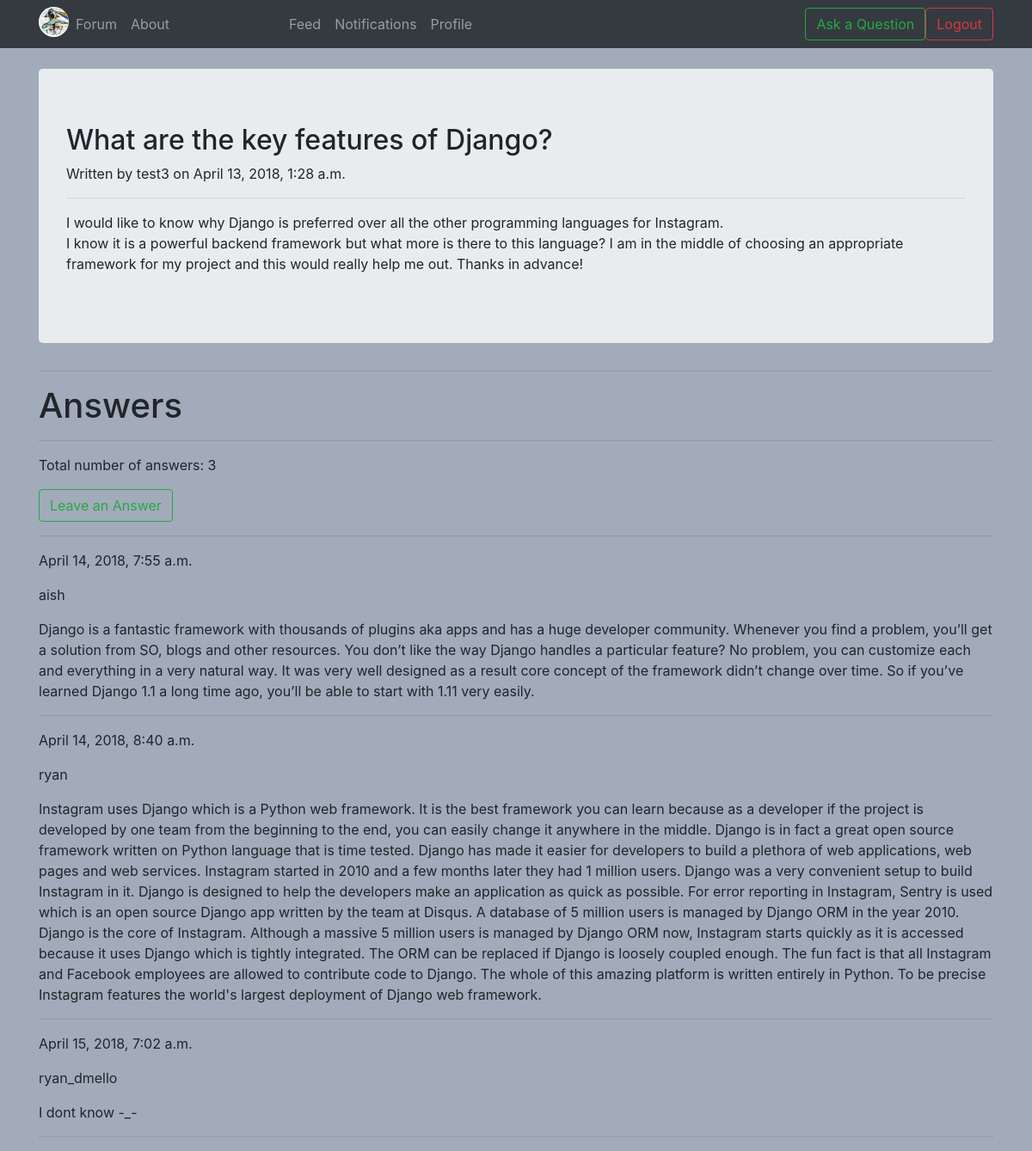
/account/what-are-the-key-features-of-django/ (signed in), run on the app's committed database.
### home/models.py (models this page shows, shortened)
class Question(models.Model):
    title = models.CharField(max_length=264)
    slug = models.SlugField(max_length=264)
    content = models.TextField(default='')
    author = models.ForeignKey(User, related_name='questions', on_delete=models.CASCADE)
    published = models.DateTimeField(default=timezone.now)

class Answer(models.Model):
    question=models.ForeignKey(Question, related_name='answers', on_delete=models.CASCADE)
    user= models.CharField(max_length=250)
    email=models.EmailField()
    body=models.TextField()
    created = models.DateTimeField(auto_now_add=True)
    approved = models.BooleanField(default=True)
    def approved(self):
        self.approved =True
        self.save()

### home/views.py (the view)
# urls.py: path('<slug:slug>/',views.view_question,name='view_question'),
def view_question(request, slug):
    question = get_object_or_404(Question, slug=slug)
    args={'question':question}
    return render(request, 'home/view_question.html', args)

### templates/home/view_question.html (shortened to what this page needs)
{% extends 'base.html' %}
{% block body %}
<br>
  <div class="container">
<div class="jumbotron">
        <h2>{{ question.title }}</h2>
        <p>Written by {{ question.author }} on {{ question.published }}</p>
        <hr>
        {{ question.content|linebreaks }}
</div>
        <hr>
        <h1>Answers</h1>
        <hr>
        <p>Total number of answers: {{ question.answers.count }}</p>
        <a class="btn btn-outline-success" href="{% url 'home:add_answer' slug=question.slug %}" role="button">Leave an Answer</a>
        <hr>
        {% for answer in question.answers.all %}
        <p>{{ answer.created }}</p>
        <p>{{ answer.user }}</p>
        <p>{{ answer.body }}</p>
        <hr>
        {% empty %}
        <p>There are no answers</p>
        {% endfor %}
      </div>
{% endblock %}

### templates/base.html (style rules this page uses)
body { background-color: #a1abba }

### data on the page
Question: title "What are the key features of Django?", author "test3", published "April 13, 2018, 1:28 a.m.", content "I would like to know why Django is preferred over all the other programming languages for Instagram. I know it is a powerful backend framework but what more is there to this language? I am in the middle of choosing an appropriate framework for my project and this would really help me out. Thanks in advance!", answers.count "3"
Answer: created "April 14, 2018, 7:55 a.m.", user "aish", body "Django is a fantastic framework with thousands of plugins aka apps and has a huge developer community. Whenever you find a problem, you’ll get a solution from SO, blogs and other resources. You don’t like the way Django handles a particular feature? No problem, you can customize each and everything in a very natural way. It was very well designed as a result core concept of the framework didn’t change over time. So if you’ve learned Django 1.1 a long time ago, you’ll be able to start with 1.11 very easily."
Answer: created "April 14, 2018, 8:40 a.m.", user "ryan", body "Instagram uses Django which is a Python web framework. It is the best framework you can learn because as a developer if the project is developed by one team from the beginning to the end, you can easily change it anywhere in the middle. Django is in fact a great open source framework written on Python language that is time tested. Django has made it easier for developers to build a plethora of web applications, web pages and web services. Instagram started in 2010 and a few months later they had 1 million users. Django was a very convenient setup to build Instagram in it. Django is designed to help the developers make an application as quick as possible. For error reporting in Instagram,…"
Answer: created "April 15, 2018, 7:02 a.m.", user "ryan_dmello", body "I dont know -_-"
